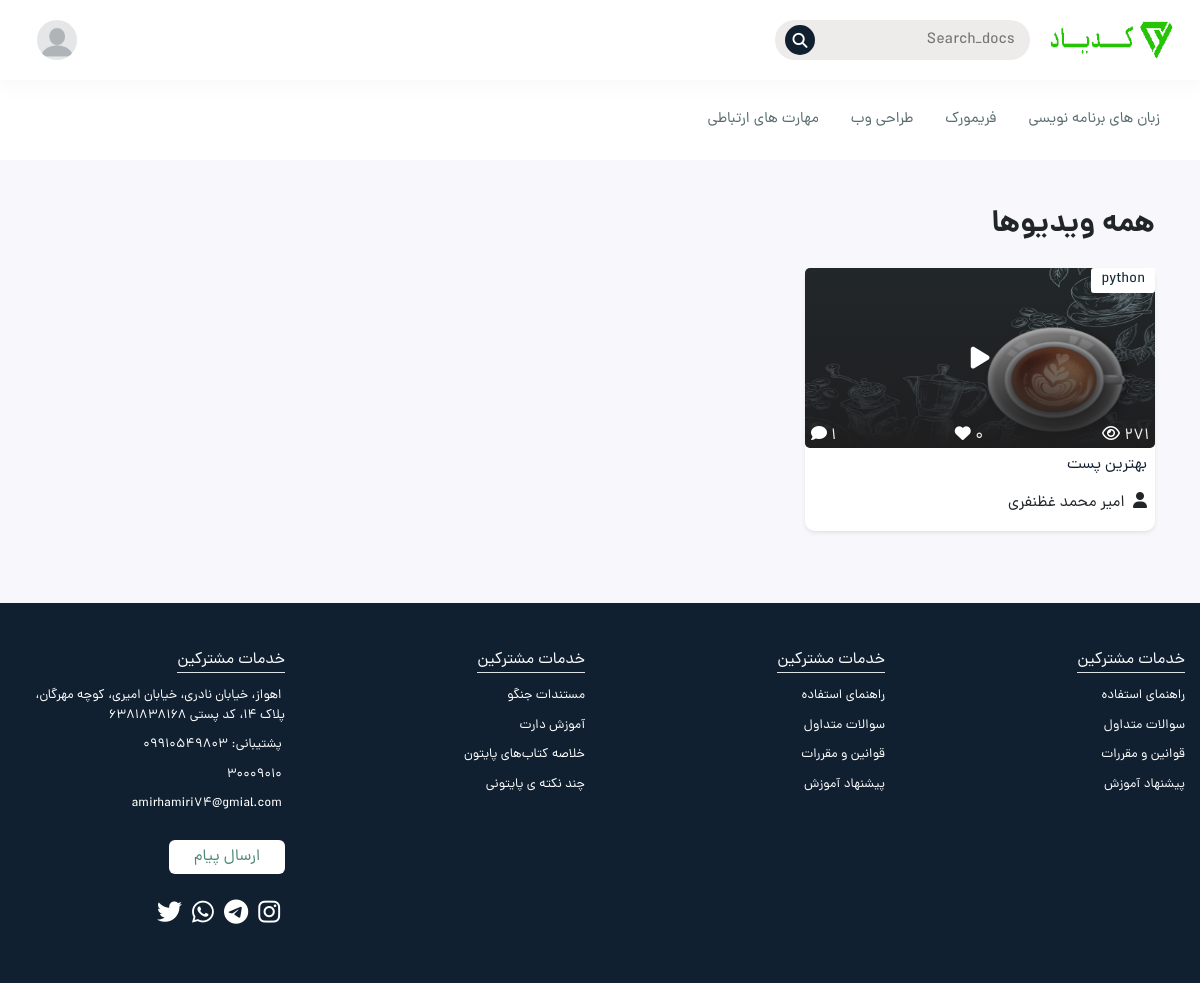
Screenshot of /categories/1 with the database file from the repository.
### blog/models.py (models this page shows, shortened)
class Post(models.Model):
    author = models.ForeignKey(Author , on_delete=models.CASCADE , verbose_name = 'نام مدرس' )
    categories = models.ManyToManyField(Categories , help_text="دسته بندی" , related_name="posts", verbose_name = 'دسته بندی ها' )
    tag = models.ManyToManyField(Tags , help_text="دسته بندی", verbose_name = 'تگ ها' )
    title = models.CharField(max_length=50, verbose_name = 'اسم پست به اینگلیسی و اصلی' )
    title2 = models.CharField(max_length=50, verbose_name = 'اسم پست نمایشی به فارسی' )
    discripsion = models.TextField(verbose_name = 'توضیحات' )
    video = models.FileField(null=True, blank=True , upload_to='Post_video', verbose_name = 'ویدیو' )
    image = models.ImageField(null=True, blank=True , upload_to='Post_image', verbose_name = 'عکس پست' )
    time = models.IntegerField(null=True, blank=True, verbose_name = 'مدت زمان پست' )
    views = models.IntegerField(default=0, verbose_name = 'دیده شده ها' )
    created = models.DateField(null=True, blank=True , auto_now_add=True)
    updated = models.DateField(null=True, blank=True , auto_now=True)
    slug = models.SlugField(null=True, blank=True , unique=True , allow_unicode=True, verbose_name = 'اسلاگ' )
    class Meta:
        ordering = ('-created',)
        verbose_name_plural = 'پست ها'

class Categories(models.Model):
    title = models.CharField(max_length=50,null=True, blank=True, verbose_name = 'اسم دسته بندی' )
    created = models.DateTimeField(auto_now_add=True)
    def __str__(self):
        return self.title
    class Meta:
        ordering =('-created',)
        verbose_name_plural = 'دسته بندی ها'

class Author(models.Model):
    name = models.CharField(max_length=50, verbose_name = 'نام مدرس' )
    image = models.ImageField(upload_to='Author_image', verbose_name = 'تصویر' )
    discripsion = models.TextField(null=True, blank=True, verbose_name = 'درباره ی مدرس' )
    instagram = models.TextField(null=True, blank=True, verbose_name = 'ادرس اینستاگرام' )
    github = models.TextField(null=True, blank=True, verbose_name = 'ادرس گیت هاب' )
    linkdin = models.TextField(null=True, blank=True, verbose_name = 'ادرس لینکدین' )
    twwiter = models.TextField(null=True, blank=True, verbose_name = 'ادرس توییتر' )
    created = models.DateTimeField(null=True, blank=True)
    def __str__(self):
        return self.name
    class Meta:
        ordering =('-created',)
        verbose_name_plural = 'مدرسان'

### blog/views.py (the view)
# urls.py: path('categories/<int:pk>' , views.Category_details.as_view() , name='category'),
class Category_details(View):
    queryset = None
    template_name = 'blog/all-videos.html'
    def get(self, request , pk):
        queryset = get_object_or_404(Categories , id=pk)
        objects = queryset.posts.all()
        return render (request , self.template_name , {'id':pk , 'posts':objects})

### context_processors/context_processors.py (called while the page is built)
def Qeries(request):
    category = Categories.objects.all()
    posts = Post.objects.all()
    return{'category':category , 'posts':posts}

### blog/templates/blog/all-videos.html (shortened to what this page needs)
{% extends 'base.html' %}
{% load static %}
<main>
    <section class="py-5">
        <div class="container">
            <div class="d-flex align-items-center justify-content-between mb-3">
                <h2 class="title-section">همه ویدیوها</h2>
            </div>
            <div class="row">
                {% for post in posts %}
                <div class="col-md-6 col-lg-4 my-2">
                    <div class="custom-bg">
                        <div class="video-card">
                            <a href="/details/{{post.slug}}" class="position-relative d-block ">
                                <img src="{{post.image.url}}" alt="" class="img-fluid w-100 h-100">
                                <div class="video-play-btn">
                                    <i class="fa fa-play"></i>
                                </div>
                                <div class="d-flex align-items-center justify-content-between video-category-time">
                                    <h6 class="">{{post.categories.first}}</h6>
                                </div>
                                <div class="video-card-details">
                                    <div>
                                        <span>{{post.views}}</span>
                                        <i class="fa fa-eye"></i>
                                    </div>
                                    <div>
                                        <span>{{post.likes2.count}}</span>
                                        <i class="fa fa-heart"></i>
                                    </div>
                                    <div>
                                        <span>{{post.comment.count}}</span>
                                        <i class="fa fa-comment"></i>
                                    </div>
                                </div>
                                <div class="article-overlay"></div>
                            </a>
                        </div>
                        <a href="video-detail.html">
                            <h5 class="video-card-title m-2">{{post.title2}}</h5>
                        </a>
                        <div class="my-3 pb-3 mx-2">
                            <i class="fa fa-user  ml-1 "></i>
                            <span>{{post.author}}</span>
                        </div>
                    </div>
                </div>
                {% endfor %}
            </div>
        </div>
    </section>
</main>

### assets/css/style.css (style rules this page uses)
body, *:not(i) { box-sizing: border-box; word-wrap: break-word; font-family: "dana-regular" !important; margin: 0px; padding: 0px; }
:root { --main-color: rgb(51, 41, 41); --green-color: #112031; --rate-color: #c6ee17; }
body { background-color: #f8f8fc !important; }
.custom-bg { background-color: #ffffff; border-radius: 10px; box-shadow: 0 2px 4px #e3e1e9; }
main { padding-top: 160px; }
.title-section { font-family: "dana-bold" !important; font-size: 30px; }
.video-card { height: 180px; margin-bottom: 7px; overflow: hidden; border-radius: 0px; width: 100%; position: relative; }
.video-card img { border-radius: 5px; transition: all 0.3s ease-in-out; outline: none; }
.video-play-btn { position: absolute; top: 50%; right: 50%; transform: translate(50%, -50%); color: white; z-index: 2; font-size: 25px; }
.video-category-time { position: absolute; top: 0px; right: 0px; width: 100%; }
.video-category-time h6 { background-color: #fff; border-radius: 3px; border-top-right-radius: 0px; color: #152d35; padding: 3px 10px; font-size: 15px; z-index: 2; height: 25px; }
.video-card-details { position: absolute; padding: 0px 6px; bottom: 0px; width: 100%; color: #fff; z-index: 2; display: flex; align-items: center; justify-content: space-between; }
.video-card-details span { color: #f1eeee; }
.article-overlay { position: absolute; top: 0px; right: 0px; left: 0px; width: 100%; height: 100%; background: linear-gradient(to bottom, rgba(169, 208, 113, 0), rgb(30, 30, 31)); border-radius: 7px; }
.video-card-title { overflow: hidden; text-overflow: ellipsis !important; display: -webkit-box !important; -webkit-line-clamp: 2; -webkit-box-orient: vertical; white-space: normal; color: #112031; font-size: 16px; font-family: "dana-medium"; }

### rows the page displays
Post: image (picture), categories.first "python", views "۲۷۱", likes2.count "۰", comment.count "۱", title2 "بهترین پست", author "امیر محمد غظنفری"
